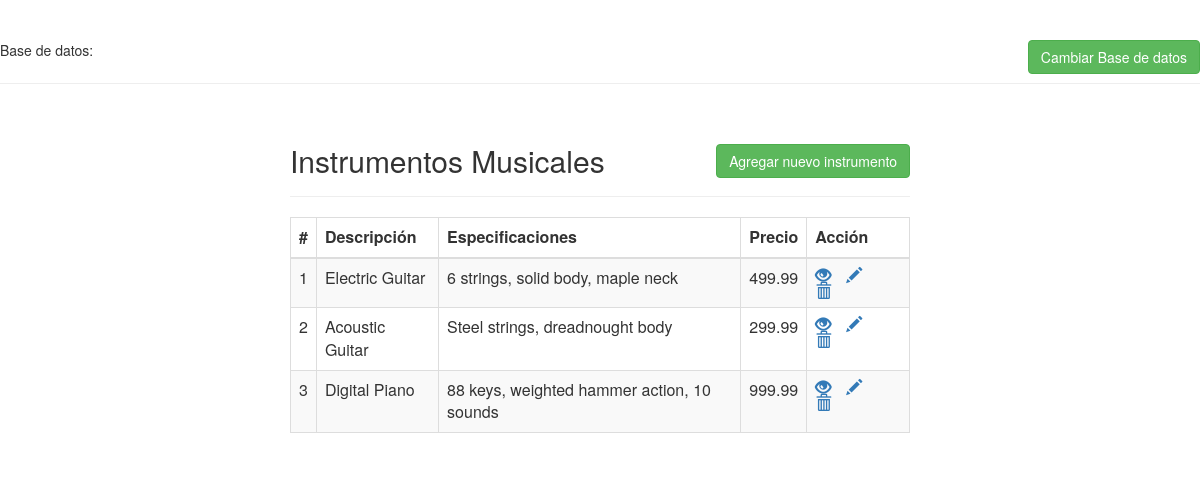
The page / on the database its author committed.
### tables this page shows
CREATE TABLE IF NOT EXISTS `instruments` (
  `id` int(11) NOT NULL AUTO_INCREMENT,
  `description` varchar(255) NOT NULL,
  `specifications` text NOT NULL,
  `price` decimal(10,2) NOT NULL,
  PRIMARY KEY (`id`)
);

### index.php (the view, shortened to what this page needs)
<div class="page-header clearfix">
<?php
   echo "Base de datos: ".$_SESSION["db"];
?>
<a href="menu.php" class="btn btn-success pull-right">Cambiar Base de datos</a>
</div>
<!DOCTYPE html>
<html lang="en">
<head>
    <link rel="stylesheet" href="https://maxcdn.bootstrapcdn.com/bootstrap/3.3.7/css/bootstrap.css">
</head>
<body>
    <div class="wrapper">
        <div class="container-fluid">
            <div class="row">
                <div class="col-md-12">
                    <div class="page-header clearfix">
                        <h2 class="pull-left">Instrumentos Musicales</h2>
                        <a href="create.php" class="btn btn-success pull-right">Agregar nuevo instrumento</a>
                    </div>
                    <?php
                    require_once "config.php";
                    $sql = "SELECT * FROM instruments";
                    if($result = mysqli_query($link, $sql)){
                        if(mysqli_num_rows($result) > 0){
                            echo "<table class='table table-bordered table-striped'>";
                                echo "<thead>";
                                    echo "<tr>";
                                        echo "<th>#</th>";
                                        echo "<th>Descripción</th>";
                                        echo "<th>Especificaciones</th>";
                                        echo "<th>Precio</th>";
                                        echo "<th>Acción</th>";
                                    echo "</tr>";
                                echo "</thead>";
                                echo "<tbody>";
                                while($row = mysqli_fetch_array($result)){
                                    echo "<tr>";
                                        echo "<td>" . $row['id'] . "</td>";
                                        echo "<td>" . $row['description'] . "</td>";
                                        echo "<td>" . $row['specifications'] . "</td>";
                                        echo "<td>" . $row['price'] . "</td>";
                                        echo "<td>";
                                            echo "<a href='read.php?id=". $row['id'] ."' title='Ver' data-toggle='tooltip'><span class='glyphicon glyphicon-eye-open'></span></a>";
                                            echo "<a href='update.php?id=". $row['id'] ."' title='Actualizar' data-toggle='tooltip'><span class='glyphicon glyphicon-pencil'></span></a>";
                                            echo "<a href='delete.php?id=". $row['id'] ."' title='Borrar' data-toggle='tooltip'><span class='glyphicon glyphicon-trash'></span></a>";
                                        echo "</td>";
                                    echo "</tr>";
                                }
                                echo "</tbody>";
                            echo "</table>";
                        } else{
                            echo "<p class='lead'><em>No se encontraron registros.</em></p>";
                        }
                    } else{
                        echo "ERROR: No se pudo ejecutar $sql. " . mysqli_error($link);
                    }
                    ?>
                </div>
            </div>
        </div>
    </div>
</body>
</html>

### index.php (style rules this page uses)
.wrapper { width: 650px; margin: 0 auto; }
.page-header h2 { margin-top: 0; }
table tr td:last-child a { margin-right: 15px; }

### rows shown on the page
instruments: id "1", description "Electric Guitar", specifications "6 strings, solid body, maple neck", price "499.99"
instruments: id "2", description "Acoustic Guitar", specifications "Steel strings, dreadnought body", price "299.99"
instruments: id "3", description "Digital Piano", specifications "88 keys, weighted hammer action, 10 sounds", price "999.99"
